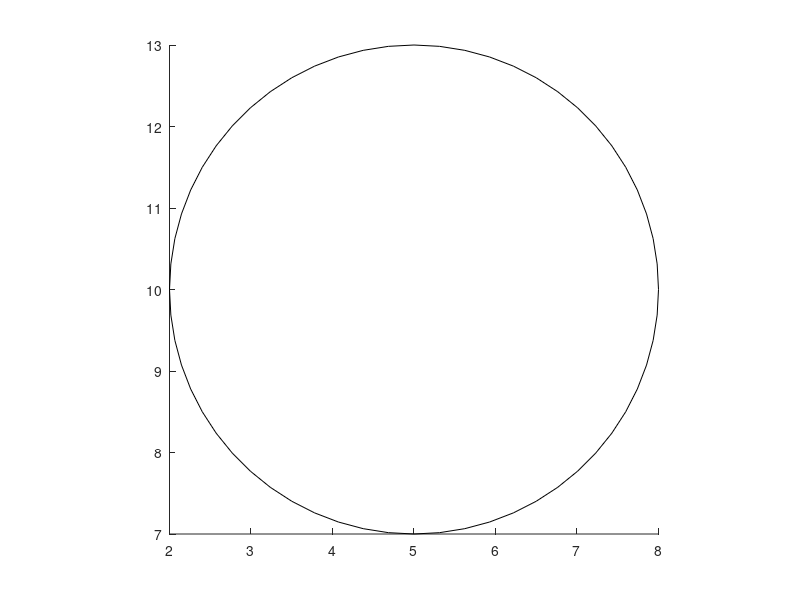

MATLAB code to generate this figure: (Note: this script raises an error after producing the figure.)
rectangle('Position',[5-3,10-3,2*3,2*3],'Curvature',[1,1]);
axis square;
figure
plot(center_p.Position(1),center_p.Position(2),'.r','MarkerSize',20)